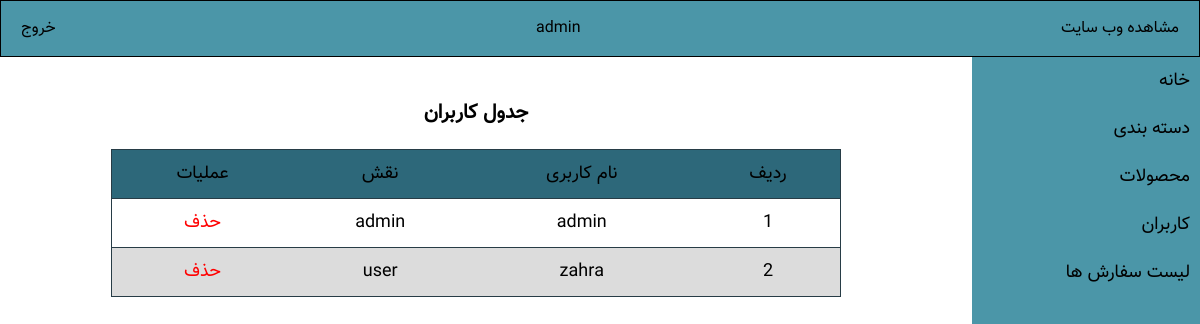
/admin/index.php?show-users (signed in), run on the app's committed database.
### tables this page shows
CREATE TABLE `users` (
  `id` int(11) NOT NULL,
  `username` varchar(100) NOT NULL,
  `email` varchar(100) NOT NULL,
  `password` varchar(100) NOT NULL,
  `role` varchar(10) NOT NULL DEFAULT 'user'
);

### inc/functions.php (called while the page is built, shortened)
<?php
function showQuery($connection, $table)
{
    return mysqli_query($connection, "select * from $table");
}
?>

### admin/pages/users/index.php (the view, shortened to what this page needs)
<table class="table">
    <caption>جدول کاربران</caption>
    <thead class="text-center">
        <tr>
            <td>ردیف</td>
            <td>نام کاربری</td>
            <td>نقش</td>
            <td>عملیات</td>
        </tr>
    </thead>
    <tbody class="text-center">
        <?php
        $users = showQuery($connection, 'users');
        $i = 1;
        if (mysqli_num_rows($users) > 0) {
            while ($user = mysqli_fetch_array($users)) { ?>
                <tr>
                    <td><?php echo $i++ ?></td>
                    <td><?php echo $user['username'] ?></td>
                    <td><?php echo $user['role'] ?></td>
                    <td><a href="actions.php?delete-user=<?php echo $user['id'] ?>" class="text-danger">حذف</a></td>
                </tr>
        <?php }
        } else {
            echo '<div>هیچ رکوردی در جدول ثبت نشده است</div>';
        } ?>
    </tbody>
</table>

### admin/resources/css/style.css (style rules this page uses)
body { font-family: vazir; direction: rtl; }
* { padding: 0; margin: 0; box-sizing: border-box; }
a { text-decoration: none; }
a { color: #000000; }
.text-danger { color:rgb(212, 16, 16) ; border-radius:5px ; text-align: center; color: #ff0000; }
.text-center { text-align: center; margin-left: 100px; }
.table tr:nth-child(even) { background-color: #dcdcdc; }
.table { width: 80%; border-collapse: collapse; margin: 20px auto 50px auto; direction:rtl; }
.table thead { background-color: #2d687a; }
.table td,th { border-bottom: 1px solid #273c46; }
.table caption { margin-bottom: 20px; font-size: 20px; font-weight: bold; }
.table tr { border: 1px solid #273c46; transition: all .3s; text-align: center; color:#000; font-size:18px; }
.table td { padding: 10px; }

### data on the page
users: username "admin", role "admin"
users: username "zahra", role "user"

### other printed values
$_SESSION['admin'] "admin"
